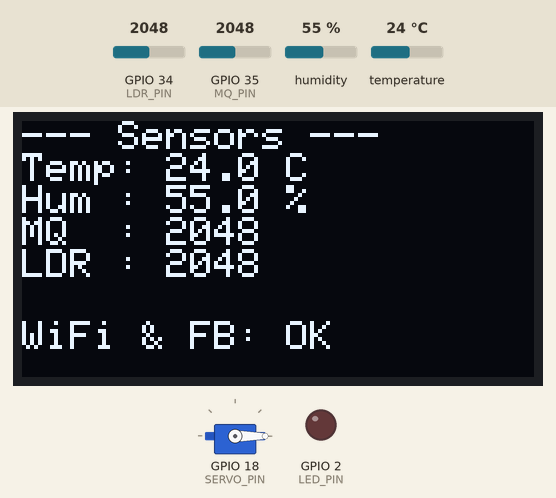
This program was run on a simulated ESP32. Parts: servo, 128×64 one-colour display, output pins drawn as LEDs (lit = HIGH). The inputs (shaded band) are chosen by the test bench; at power-on: humidity 55 %, GPIO 34 (LDR_PIN) = 2048, GPIO 35 (MQ_PIN) = 2048, temperature 24 °C. WiFi joins after 1.5 s; servers stay silent unless stated; the local clock reads 2024-03-15 10:24:30 at power-on unless the program sets it; what the program prints to the serial monitor is not drawn.

Above: at 2.9 s.
3.0 s: humidity set to 22 %
At 8.5 s:
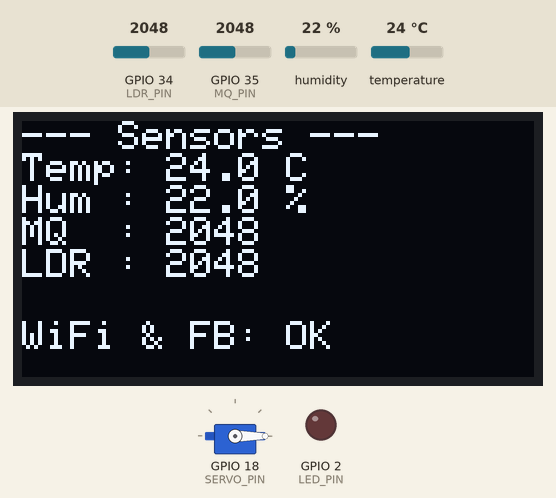
8.8 s: GPIO 34 (LDR_PIN) set to 2866
At 13.7 s:
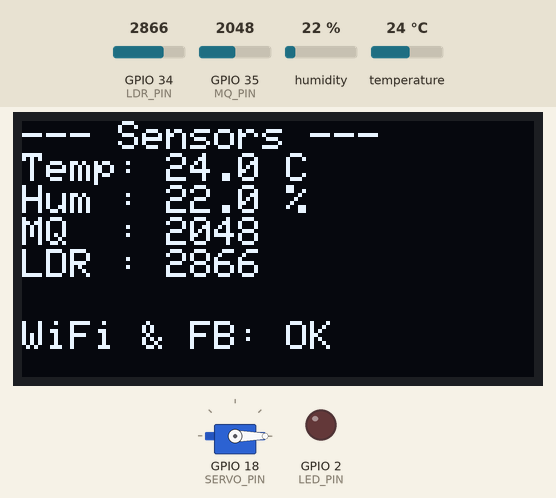
14.4 s: GPIO 35 (MQ_PIN) set to 2866
At 19.7 s:
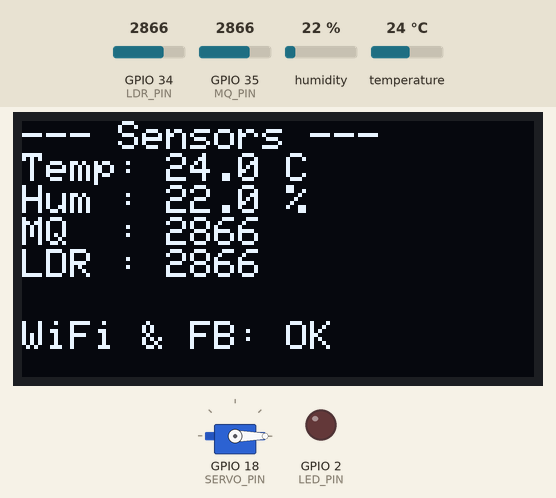
20.0 s: temperature set to 12 °C
At 24.9 s:
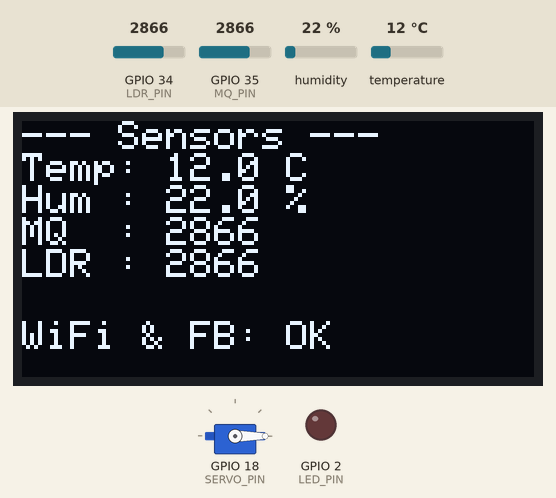
25.6 s: GPIO 34 (LDR_PIN) set to 3972
At 30.9 s:
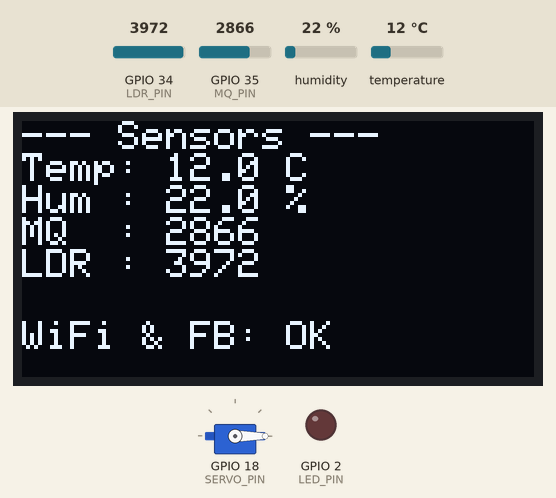
31.2 s: GPIO 35 (MQ_PIN) set to 3972
At 36.2 s:
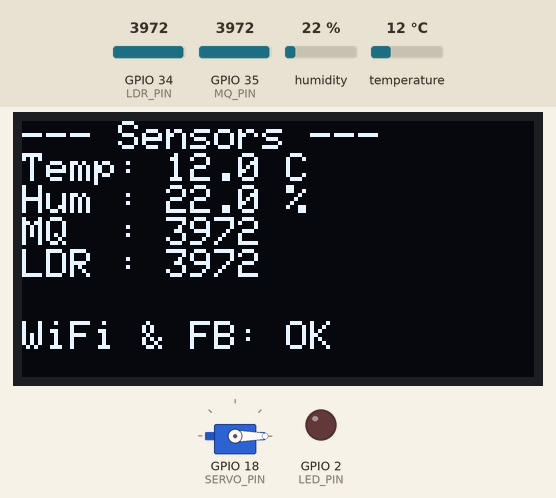
Timing chart, 0 to 37.7 s (numbered marks = the images above; inputs shaded):
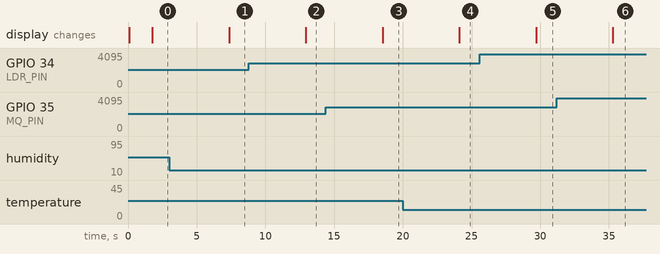

The program:

main.cpp
```cpp
#include <Arduino.h>
#include <Wire.h>
#include <Adafruit_GFX.h>
#include <Adafruit_SSD1306.h>
#include <DHT.h>
#include <ESP32Servo.h>
#include <WiFi.h>
#include <FirebaseESP32.h>
#include <ESP32Ping.h>
#include <time.h>
#include <sys/time.h>

// --- WiFi Settings ---
#define WIFI_SSID "Wokwi-GUEST"
#define WIFI_PASSWORD ""

// --- Firebase Settings ---
#define API_KEY "AIzaSyDUTppfzrKaS_nHiOG4Nb37aVkK1sCsYsQ"
#define DATABASE_URL "home-4a6c1-default-rtdb.firebaseio.com"

// --- Pins Definition ---
#define DHTPIN 15
#define DHTTYPE DHT22
#define MQ_PIN 35
#define LDR_PIN 34
#define LED_PIN 2
#define SERVO_PIN 18

// --- Objects ---
DHT dht(DHTPIN, DHTTYPE);
Adafruit_SSD1306 display(128, 64, &Wire, -1);
Servo myServo;

FirebaseData fbdo;
FirebaseData stream;
FirebaseAuth auth;
FirebaseConfig config;

unsigned long sendDataPrevMillis = 0;
const long interval = 5000;

float temp = 0.0;
float hum = 0.0;
int mq_value = 0;
int ldr_value = 0;
unsigned long current_t1 = 0;
unsigned long current_t2 = 0;
double last_r_t1 = 0;
double last_r_t2 = 0;
double last_r_t3 = 0;
bool pending_ack = false;
long long ack_cmd_id = 0;

struct Stat {
  double sum = 0;
  double min_val = 999999;
  double max_val = 0;
  int count = 0;

  void add(double val) {
    sum += val;
    if (val < min_val) min_val = val;
    if (val > max_val) max_val = val;
    count++;
  }
  double avg() { return count == 0 ? 0 : sum / count; }
};

Stat stat_t1, stat_t2, stat_t3, stat_tmon;
Stat stat_t4, stat_comm;

void connectWiFi();
void initFirebase();
void readSensors();
void displayData();
void testNetworkPing();
void streamCallback(StreamData data);
void streamTimeoutCallback(bool timeout);

void setup()
{
  Serial.begin(115200);

  pinMode(MQ_PIN, INPUT);
  pinMode(LDR_PIN, INPUT);
  pinMode(LED_PIN, OUTPUT);
  digitalWrite(LED_PIN, LOW);

  dht.begin();
  myServo.attach(SERVO_PIN);
  myServo.write(0);

  if (!display.begin(SSD1306_SWITCHCAPVCC, 0x3C))
  {
    Serial.println(F("SSD1306 allocation failed"));
    for (;;)
      ;
  }
  display.clearDisplay();
  display.setTextSize(1);
  display.setTextColor(WHITE);
  display.setCursor(0, 10);
  display.println("Starting System...");
  display.display();

  connectWiFi();
  initFirebase();
}

void loop()
{
  if (Firebase.ready())
  {
    if (pending_ack)
    {
      pending_ack = false;
      FirebaseJson ackJson;
      ackJson.set("cmd_id", (double)ack_cmd_id);
      Firebase.updateNode(fbdo, "control/ack", ackJson);
    }

    if (millis() - sendDataPrevMillis > interval || sendDataPrevMillis == 0)
    {
      sendDataPrevMillis = millis();
      readSensors();
    displayData();

    struct timeval tv;
    gettimeofday(&tv, NULL);
    long long esp_time =
        (long long)tv.tv_sec * 1000LL +
        tv.tv_usec / 1000;

    // Batch data into a single JSON object to optimize network latency
    FirebaseJson json;
    json.set("temperature", temp);
    json.set("humidity", hum);
    json.set("mq", mq_value);
    json.set("ldr", ldr_value);
    json.set("esp_time", esp_time);
    json.set("t1", current_t1 / 1000.0);
    json.set("t2", current_t2);
    json.set("server_time/.sv", "timestamp");

    // Sử dụng hàm Async (Bất đồng bộ) để không phải chờ đợi máy chủ phản hồi
    unsigned long upload_start = millis();

    bool ok = Firebase.updateNode(
        fbdo,
        "sensors",
        json
    );

    unsigned long upload_end = millis();

    if (ok)
    {
        current_t2 = upload_end - upload_start;
        Firebase.setInt(fbdo, "sensors/t2", current_t2);
    }
    else
    {
        Serial.printf(
            "[Firebase Error] %s\n",
            fbdo.errorReason().c_str()
        );
    }

    Serial.println();
    Serial.println("--------------------------------------------------");
    Serial.printf("[Firebase] Sent: Temp=%.1fC, Hum=%.1f%%, MQ=%d, LDR=%d\r\n", temp, hum, mq_value, ldr_value);
    testNetworkPing();
    }
  }
}

void connectWiFi()
{
  display.clearDisplay();
  display.setCursor(0, 0);
  display.println("Connecting WiFi...");
  display.display();

  WiFi.begin(WIFI_SSID, WIFI_PASSWORD);
  while (WiFi.status() != WL_CONNECTED)
  {
    Serial.print(".");
    delay(300);
  }
  Serial.println("\nConnected to WiFi!");

  // Bắt buộc phải đồng bộ giờ Internet (NTP) để tính toán độ trễ t2, t5 chính xác
  configTime(0, 0, "pool.ntp.org", "time.nist.gov");
  Serial.print("Waiting for NTP time sync: ");
  time_t now = time(nullptr);
  int retry = 0;
  // Chờ cho đến khi lấy được mốc thời gian thực tế (> năm 2023)
  while (now < 1700000000 && retry < 40)
  {
    delay(500);
    Serial.print(".");
    now = time(nullptr);
    retry++;
  }
  Serial.println("");
}

void initFirebase()
{
  config.api_key = API_KEY;
  config.database_url = DATABASE_URL;
  config.signer.test_mode = true;

  Firebase.begin(&config, &auth);
  Firebase.reconnectWiFi(true);

  if (!Firebase.beginStream(stream, "/control"))
  {
    Serial.printf("Stream begin error, %s\r\n", stream.errorReason().c_str());
  }
  Firebase.setStreamCallback(stream, streamCallback, streamTimeoutCallback);
}

void readSensors()
{
  unsigned long t1_start = micros();

  float new_temp = dht.readTemperature();
  float new_hum = dht.readHumidity();

  if (!isnan(new_temp) && !isnan(new_hum))
  {
    temp = new_temp;
    hum = new_hum;
  }

  mq_value = analogRead(MQ_PIN);
  ldr_value = analogRead(LDR_PIN);

  unsigned long t1 = micros() - t1_start;
  current_t1 = t1;
}

void displayData()
{
  display.clearDisplay();
  display.setCursor(0, 0);
  display.println("--- Sensors ---");
  display.printf("Temp: %.1f C\n", temp);
  display.printf("Hum : %.1f %%\n", hum);
  display.printf("MQ  : %d\n", mq_value);
  display.printf("LDR : %d\n", ldr_value);

  if (WiFi.status() == WL_CONNECTED)
  {
    display.setCursor(0, 50);
    display.println("WiFi & FB: OK");
  }
  display.display();
}

void streamCallback(StreamData data)
{
  if (data.dataType() == "json")
  {
    FirebaseJson *json = data.jsonObjectPtr();
    FirebaseJsonData jsonData;

    if (data.dataPath() == "/led" || data.dataPath() == "/motor")
    {
      long long cmd_id = 0;
      json->get(jsonData, "cmd_id");
      if (jsonData.success) cmd_id = jsonData.doubleValue;

      json->get(jsonData, "value");
      if (jsonData.success)
      {
        if (data.dataPath() == "/led") {
          digitalWrite(LED_PIN, jsonData.boolValue ? HIGH : LOW);
        } else {
          int angle = jsonData.intValue;
          if (angle >= 0 && angle <= 180) {
            myServo.write(angle);
          }
        }

        ack_cmd_id = cmd_id;
        pending_ack = true;
      }
    }
    else if (data.dataPath() == "/latency_report")
    {
      double r_t4 = 0;
      double r_comm = 0;

      json->get(jsonData, "t4");
      if (jsonData.success) {
        r_t4 = jsonData.doubleValue;
      } else {
        // Fallback do trình duyệt web của người dùng có thể bị cache file app.js cũ
        json->get(jsonData, "total");
        if (jsonData.success) r_t4 = jsonData.doubleValue;
      }

      json->get(jsonData, "comm");
      if (jsonData.success) r_comm = jsonData.doubleValue;

      stat_t4.add(r_t4);
      stat_comm.add(r_comm);

      double total_sys = last_r_t1 + last_r_t2 + last_r_t3 + r_t4;

      Serial.println();
      Serial.println("====== SYSTEM LATENCY ======");
      Serial.printf("t1 Sensor->ESP32       : %.3f ms\r\n", last_r_t1);
      Serial.printf("t2 ESP32->Firebase     : %.0f ms\r\n", last_r_t2);
      Serial.printf("t3 Firebase->Dashboard : %.0f ms\r\n", last_r_t3);
      Serial.printf("t4 Dashboard->Actuator : %.0f ms\r\n", r_t4);
      Serial.println("----------------------------");
      Serial.printf("TOTAL (t1+t2+t3+t4)    : %.0f ms\r\n", total_sys);
      Serial.printf("COMM (t1+t2+t3+t4)/2   : %.0f ms  (AVG: %.0f ms)\r\n", r_comm, stat_comm.avg());
      Serial.printf("[Samples: %d]\r\n", stat_t4.count);
      Serial.println("============================");
    }
    else if (data.dataPath() == "/monitoring_report")
    {
      double r_t1 = 0, r_t2 = 0, r_t3 = 0, r_total = 0;
      json->get(jsonData, "t1");
      if (jsonData.success) r_t1 = jsonData.doubleValue;
      json->get(jsonData, "t2");
      if (jsonData.success) r_t2 = jsonData.doubleValue;
      json->get(jsonData, "t3");
      if (jsonData.success) r_t3 = jsonData.doubleValue;
      json->get(jsonData, "total");
      if (jsonData.success) r_total = jsonData.doubleValue;

      last_r_t1 = r_t1;
      last_r_t2 = r_t2;
      last_r_t3 = r_t3;

      stat_t1.add(r_t1);
      stat_t2.add(r_t2);
      stat_t3.add(r_t3);
      stat_tmon.add(r_total);
    }
  }
}

void streamTimeoutCallback(bool timeout)
{
  if (timeout)
  {
    Serial.println("Stream timeout, resuming...");
  }
}

void testNetworkPing()
{
  int num_pings = 5; // Reduced to 5 for faster checking
  int lost_pings = 0;
  float total_latency = 0;

  for (int i = 0; i < num_pings; i++)
  {
    if (Ping.ping("8.8.8.8", 1))
    {
      total_latency += Ping.averageTime();
    }
    else
    {
      lost_pings++;
    }
    delay(50);
  }

  float packet_loss = ((float)lost_pings / num_pings) * 100.0;
  float avg_latency = (num_pings > lost_pings) ? (total_latency / (num_pings - lost_pings)) : 0;

  Serial.printf("[Network]  Ping: %.1f ms | Loss: %.0f%%\r\n", avg_latency, packet_loss);
  Serial.println("--------------------------------------------------");
}
```

Measured:
- after the input at 3.0 s, the display: changes after 4.4 s (image 1)
- after the input at 8.8 s, the display: changes after 4.1 s (image 2)
- after the input at 14.4 s, the display: changes after 4.1 s (image 3)
- after the input at 20.0 s, the display: changes after 4.1 s (image 4)
- after the input at 25.6 s, the display: changes after 4.1 s (image 5)
- after the input at 31.2 s, the display: changes after 4.1 s (image 6)
